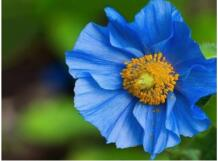
%> input picture surf_before_change/flower.jpg, 218 x 161 px
$ octave test_hessian.m   (GNU Octave 9; MATLAB toolbox functions it lacks are replaced by stand-ins)
%> lines starting %> are read from the running program, lines starting %| are printed output that depends on the picture
### surf_before_change/read_img.m
function [r,g,b] = read_img(filename)
%> called with filename = 'flower.jpg'
    img_matrix = imread(filename);
%> img_matrix is the input picture: size 161x218x3 uint8; mean R, G, B 63, 99.7, 102.3
    r_temp = img_matrix(:,:,1);
    g_temp = img_matrix(:,:,2);
    b_temp = img_matrix(:,:,3);
    r = double(r_temp);
    g = double(g_temp);
    b = double(b_temp);

end

### surf_before_change/hessian_con.m
function [hessian_out_dxx,hessian_out_dyy,hessian_out_dxy] = hessian_con(img_matrix_input,hessian_matrix_size)
    [m,n] = size(img_matrix_input);
    hessian_out_dxx = img_matrix_input;
    hessian_out_dyy = img_matrix_input;
    hessian_out_dxy = img_matrix_input;

    convo_mask = zeros(hessian_matrix_size,hessian_matrix_size);

    side_cant_handle = floor(hessian_matrix_size/2);
    side_two_j = round((hessian_matrix_size-3)/6);
    side_i = round((hessian_matrix_size-3)/3);
    rec_size = round(hessian_matrix_size/3);
    side_side = round((hessian_matrix_size+3)/6);
    side_side_two = round(hessian_matrix_size/3);
    side_side_dxy = round((hessian_matrix_size-3)/6);

    mask_dxx = convo_mask;
    mask_dyy = convo_mask;
    mask_dxy = convo_mask;
    mask_dxx(:,side_side+1:hessian_matrix_size-side_side) = 1;
    mask_dxx(side_side_two+1:2*side_side_two,side_side+1:hessian_matrix_size-side_side) = -2;
    %mask_dxx
    mask_dyy(side_side+1:hessian_matrix_size-side_side,:) = 1;
    mask_dyy(side_side+1:hessian_matrix_size-side_side,side_side_two+1:2*side_side_two) = -2;
    %mask_dyy
    mask_dxy(side_side_dxy+1:side_side_dxy+rec_size,side_side_dxy+1:side_side_dxy+rec_size) = 1;
    mask_dxy(side_side_dxy+rec_size+2:side_side_dxy+2*rec_size+1,side_side_dxy+rec_size+2:side_side_dxy+2*rec_size+1) = 1;
    mask_dxy(side_side_dxy+1:side_side_dxy+rec_size,side_side_dxy+rec_size+2:side_side_dxy+2*rec_size+1) = -1;
    mask_dxy(side_side_dxy+rec_size+2:side_side_dxy+2*rec_size+1,side_side_dxy+1:side_side_dxy+rec_size) = -1;
    %mask_dxy

    for i = side_cant_handle+1:m-side_cant_handle
        for j = side_cant_handle+1:n-side_cant_handle
            %img_matrix_input(i-side_cant_handle:i+side_cant_handle,j-side_cant_handle:j+side_cant_handle)
            hessian_out_dxx(i,j) = sum(sum(img_matrix_input(i-side_cant_handle:i+side_cant_handle,j-side_cant_handle:j+side_cant_handle).*mask_dxx));
            hessian_out_dyy(i,j) = sum(sum(img_matrix_input(i-side_cant_handle:i+side_cant_handle,j-side_cant_handle:j+side_cant_handle).*mask_dyy));
            hessian_out_dxy(i,j) = sum(sum(img_matrix_input(i-side_cant_handle:i+side_cant_handle,j-side_cant_handle:j+side_cant_handle).*mask_dxy));
        end
    end
end

### surf_before_change/cal_det.m
function [det_img] = cal_det(hessian_out_dxx,hessian_out_dyy,hessian_out_dxy,hessian_matrix_size)
    [m,n] = size(hessian_out_dxx);
    side_cant_handle = floor(hessian_matrix_size/2);
    det_img = hessian_out_dxx;
    for i = side_cant_handle+1:m-side_cant_handle
        for j = side_cant_handle+1:n-side_cant_handle
            det_img(i,j) = hessian_out_dxx(i,j)*hessian_out_dyy(i,j) - 0.81*hessian_out_dxy(i,j)*hessian_out_dxy(i,j);
        end
    end
end

### surf_before_change/compare_num27.m
function [keypoint_position] = compare_num27(img_matrix_input,input_floor,input_middle,input_cell)
    octave_9 = octave(img_matrix_input,input_floor);
    octave_15 = octave(img_matrix_input,input_middle);
    octave_21 = octave(img_matrix_input,input_cell);
    size(octave_9);
    size(octave_15);
    size(octave_21);
% [5 lines of commented-out code are left out]
    [m,n] = size(img_matrix_input);
    % [r,g,b] = read_img('test.bmp');
    [dxx,dyy,dxy] = hessian_con(img_matrix_input,input_middle);
% %[dxx1,dyy1,dxy1] = hessian_conv_intg(r,9);
% %sum(sum(sum([dxx1,dyy1,dxy1]-[dxx,dyy,dxy])))
    det_img = cal_det(dxx,dyy,dxy,input_middle);
    position = select(det_img,input_middle);
% % size(position)
    %position = select(img_matrix_input,15);
    size(position);
%     size(select(img_matrix_input,9))
%     size(select(img_matrix_input,21))
    %[k,q] = size(position);
    k = 0;
    position_temp = position;

    keypoint_position = [];
    %%
    for i = 1:m
        for j = 1:n

            if(size(position_temp,2) ~= 0)
                if ([i,j] == [position_temp(1),position_temp(2)])
                k = k + 2;
                if(k == 5000)
                    k;
                end
                if(k == 100000)
                    k;
                end
                if(k == 144444)
                    k;
                end
                position_temp(1:2) = [];
                size(position_temp);
                new_matrix = [];
                for x = -1:1
                    for y = -1:1
                        new_matrix = [new_matrix,octave_21(i+x,j+y)];
                        new_matrix = [new_matrix,octave_9(i+x,j+y)];
                        if [x,y] ~= [0,0]
                            new_matrix = [new_matrix,octave_15(i+x,j+y)];
                        end
                    end
                end
                if(octave_15(i,j) > max(new_matrix))% || octave_15(i,j) < min(new_matrix))
                    keypoint_position = [keypoint_position,[i,j]];
                end
                end
            end
        end
    end


end

### surf_before_change/select.m
function [position] = select(det_img,hessian_matrix_size)
    [m,n] = size(det_img);
    det_img_temp = reshape(det_img',1,[]);
    det_img_sort = sort(det_img,'descend');
    position = [];
    side_cant_handle = floor(hessian_matrix_size/2);
    for i = side_cant_handle+1:m-side_cant_handle
        for j = side_cant_handle+1:n-side_cant_handle
            if(det_img(i,j)>3*hessian_matrix_size*hessian_matrix_size*hessian_matrix_size*hessian_matrix_size*hessian_matrix_size)
                position = [position,[i,j]];
            end
        end
    end
end

### surf_before_change/save_img.m
function [file] = save_img(filename,input_matrix1,input_matrix2,input_matrix3)
    output_matrix(:,:,1) = uint8(input_matrix1);
    output_matrix(:,:,2) = uint8(input_matrix2);
    output_matrix(:,:,3) = uint8(input_matrix3);
    imwrite(output_matrix,filename);
end

### surf_before_change/octave.m
function [octave]  = octave(img_matrix_input,hessian_matrix_size)
    [hessian_matrix_1,hessian_matrix_2,hessian_matrix_3] = hessian_con(img_matrix_input,hessian_matrix_size);

    octave_temp = cal_det(hessian_matrix_1,hessian_matrix_2,hessian_matrix_3,hessian_matrix_size);
    octave = octave_temp;
% [8 lines of commented-out code are left out]

end

### surf_before_change/test_hessian.m
% [7 lines of commented-out code are left out]
%%
[r,g,b] = read_img('flower.jpg');
%keypoint1 = compare_num27(r,3,9,15);
keypoint1 = compare_num27(r,9,15,21);
%> after the loop in select, `for i = side_cant_handle+1:m-side_cant_handle`: position = 3062 values, max 211 at index 538, min 8 at index 1, mean 110.2
%> in compare_num27, `position_temp = position;`: position_temp has the same summary as position in select
%> after the loop in compare_num27, `for i = 1:m`: k = 3062; keypoint_position = 84 values, max 211 at index 12, min 8 at index 1, mean 115.5; new_matrix = 22 values, max 1554810 at index 8, min -88102.5 at index 2, mean 92970.7
%> keypoint1 has the same summary as keypoint_position in compare_num27

keypoint2 = compare_num27(r,15,21,27);
%> call 7 of cal_det, with hessian_matrix_size = 27
%> after the loop in cal_det (call 7), `for i = side_cant_handle+1:m-side_cant_handle`:
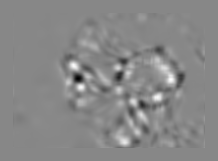
%> det_img: size 161x218 double; min -239147696, max 210999690.7, mean 1042221; drawn with min black and max white
%> keypoint2 = 46 values, max 208 at index 18, min 11 at index 1, mean 130.5
keypoint3 = compare_num27(r,15,27,39);
%> after the loop in hessian_con (call 11), `for i = side_cant_handle+1:m-side_cant_handle`:
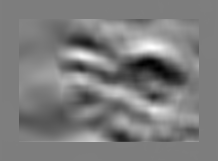
%> hessian_out_dxx: size 161x218 double; min -39530, max 40633, mean -49.2; drawn with min black and max white
%> after the loop in hessian_con (call 11), `for i = side_cant_handle+1:m-side_cant_handle`:
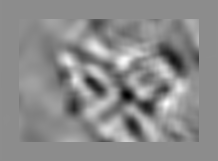
%> hessian_out_dxy: size 161x218 double; min -23132, max 18917, mean -42.6; drawn with min black and max white
%> after the loop in hessian_con (call 11), `for i = side_cant_handle+1:m-side_cant_handle`:
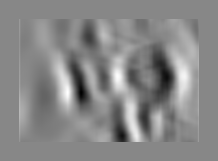
%> hessian_out_dyy: size 161x218 double; min -48474, max 42995, mean 339.8; drawn with min black and max white
%> after the loop in cal_det (call 11), `for i = side_cant_handle+1:m-side_cant_handle`:
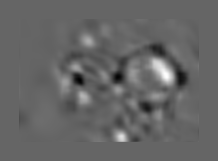
%> det_img: size 161x218 double; min -912740512.6, max 1.39e+09, mean 6269982; drawn with min black and max white
%> call 3 of select, with hessian_matrix_size = 27
%> in select (call 3), `det_img_sort = sort(det_img,'descend');`:
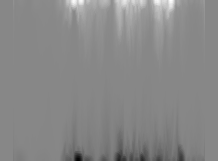
%> det_img_sort: size 161x218 double; min -239147696, max 210999690.7, mean 1042221; mean of the top-left, top-right, bottom-left and bottom-right quarters 8080299.3, 16201562.7, -6797212.3, -13041723.6; drawn with min black and max white
%> after the loop in select (call 3), `for i = side_cant_handle+1:m-side_cant_handle`: position = 2986 values, max 180 at index 1830, min 41 at index 1, mean 108
%> keypoint3 = 32 values, max 172 at index 30, min 69 at index 1, mean 107.6
% [4 lines of commented-out code are left out]
size(keypoint1)
%> ans = [1 84]
size(keypoint2)
%> ans = [1 46]
size(keypoint3)
%> ans = [1 32]
% [16 lines of commented-out code are left out]
[m,n] = size(r);
%> m = 161; n = 218
r_change = r;

for i = 1:m
    for j = 1:n
        if(size(keypoint1,2)~=0)
            if([i,j] == [keypoint1(1),keypoint1(2)])
                keypoint1(1:2) = [];
                r_change(i,j) = 255;
                r_change(i-1,j) = 0;
                r_change(i-1,j-1) = 255;
                r_change(i-1,j+1) = 0;
                r_change(i,j-1) = 255;
                r_change(i,j+1) = 0;
                r_change(i+1,j-1) = 255;
                r_change(i+1,j) = 0;
                r_change(i+1,j+1) = 255;
            end
        end
        if(size(keypoint2,2)~=0)
            if([i,j] == [keypoint2(1),keypoint2(2)])
                keypoint2(1:2) = [];
                r_change(i,j) = 255;
                r_change(i-1,j) = 0;
                r_change(i-1,j-1) = 255;
                r_change(i-1,j+1) = 0;
                r_change(i,j-1) = 255;
                r_change(i,j+1) = 0;
                r_change(i+1,j-1) = 255;
                r_change(i+1,j) = 0;
                r_change(i+1,j+1) = 255;
            end
        end
        if(size(keypoint3,2)~=0)
            if([i,j] == [keypoint3(1),keypoint3(2)])
                keypoint3(1:2) = [];
                r_change(i,j) = 255;
                r_change(i-1,j) = 0;
                r_change(i-1,j-1) = 255;
                r_change(i-1,j+1) = 0;
                r_change(i,j-1) = 255;
                r_change(i,j+1) = 0;
                r_change(i+1,j-1) = 255;
                r_change(i+1,j) = 0;
                r_change(i+1,j+1) = 255;
            end
        end
% [42 lines of commented-out code are left out]


    end
end
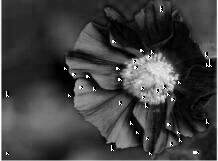
%> r_change: size 161x218 double; min 0, max 255, mean 64
save_img('flower_change.jpg',r_change,r_change,r_change);
